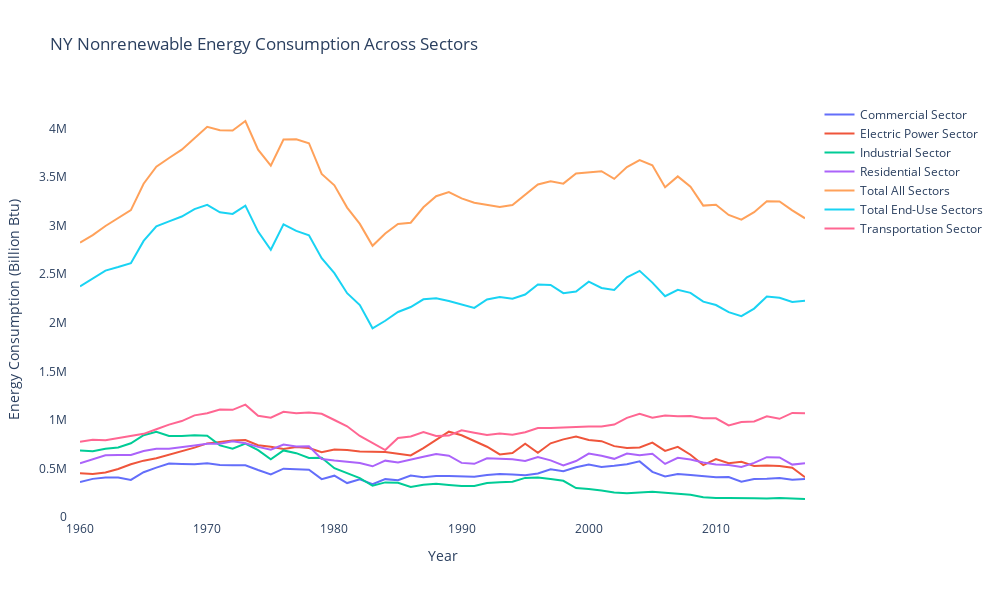
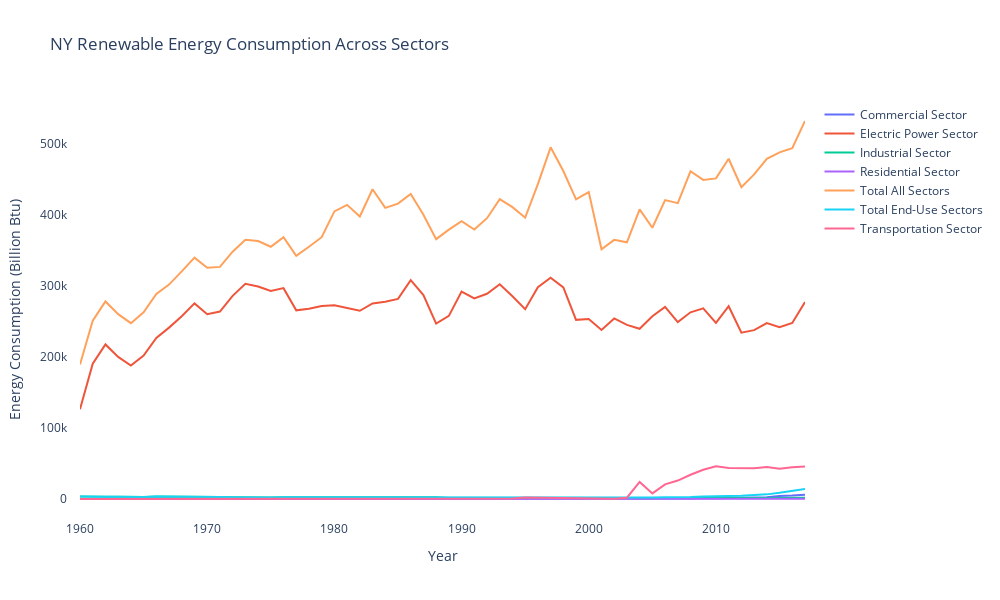

Here is the notebook cell these charts were saved with, in order:
### Markdown cell above
##  Breaking down Renewable and Nonrenewable by Sector

### Code cell
fig1 = go.Figure()

for sector in sectors:

    plot_df = dataframes[sector]

    fig1.add_trace(go.Scatter(
        x=plot_df.index,        
        y=plot_df['Nonrenewable Sources'],           
        mode='lines',           
        name=sector,
#                 line_color='#6785be'
        )
    )


fig1.update_layout(
    title = 'NY Nonrenewable Energy Consumption Across Sectors',
    template = "plotly_white",
    xaxis_title = 'Year',
    yaxis_title = 'Energy Consumption (Billion Btu)',
    yaxis_showgrid=False,
    xaxis_showgrid=False,
    yaxis_ticks='outside',
    yaxis_tickcolor='white',
    yaxis_ticklen=10,
    yaxis_zeroline=False,
#     legend=go.layout.Legend(x=0.83,y=1.1),
    width = 1000, #1000
    height = 600  #600      
    )
fig2 = go.Figure()

for sector in sectors:

    plot_df = dataframes[sector]

    fig2.add_trace(go.Scatter(
        x=plot_df.index,        
        y=plot_df['Renewable Sources'],           
        mode='lines',           
        name=sector,
#                 line_color='#6785be'
        )
    )


fig2.update_layout(
    title = 'NY Renewable Energy Consumption Across Sectors',
    template = "plotly_white",
    xaxis_title = 'Year',
    yaxis_title = 'Energy Consumption (Billion Btu)',
    yaxis_showgrid=False,
    xaxis_showgrid=False,
    yaxis_ticks='outside',
    yaxis_tickcolor='white',
    yaxis_ticklen=10,
    yaxis_zeroline=False,
    width = 1000, #1000
    height = 600  #600      
    )

fig1.show()
fig2.show()
# filename=sector.lower().replace(' ','_')
# fig1.write_image(f'figures/ny_nr_breakdown.png',scale=2)
# fig2.write_image(f'figures/ny_r_breakdown.png',scale=2)a
